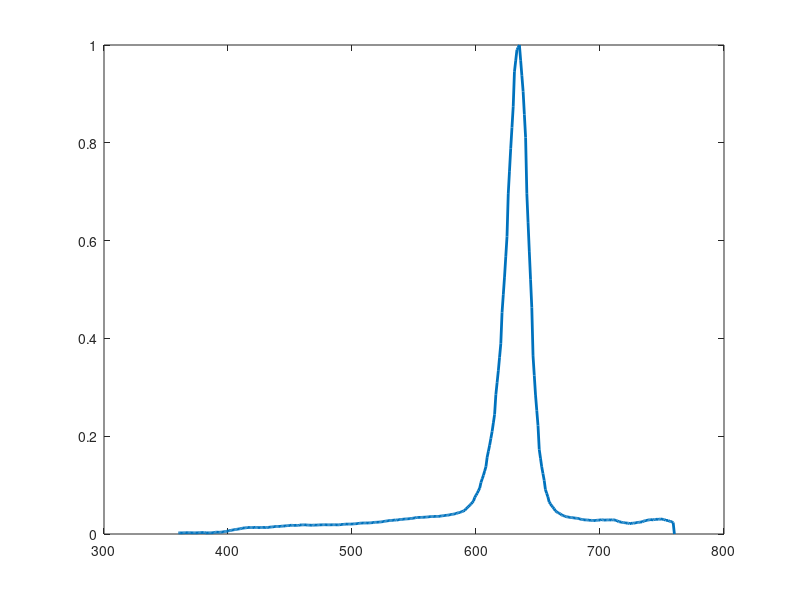
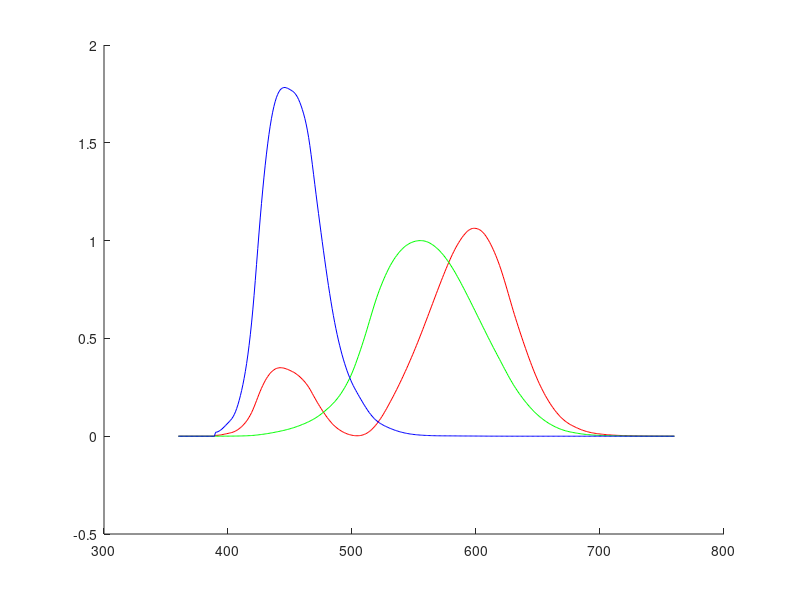
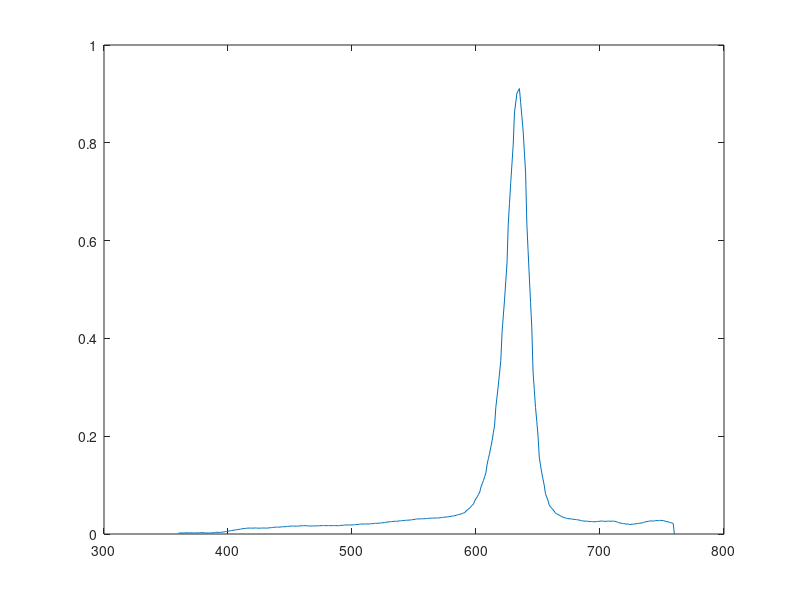

The MATLAB script that drew these images, in order:
close all
clear all
clc

input=importdata('red_LED.txt');
cmf1=importdata('xyz_cmf.txt');

figure(1)
plot(input(:,1),input(:,2),'LineWidth',2)

xcmf=spline(cmf1(:,1),cmf1(:,2),input(:,1));
xcmf(input(:,1) < min(cmf1(:,1)))=0;
xcmf(input(:,1) > max(cmf1(:,1)))=0;

ycmf=spline(cmf1(:,1),cmf1(:,3),input(:,1));
ycmf(input(:,1) < min(cmf1(:,1)))=0;
ycmf(input(:,1) > max(cmf1(:,1)))=0;

zcmf=spline(cmf1(:,1),cmf1(:,4),input(:,1));
zcmf(input(:,1) < min(cmf1(:,1)))=0;
zcmf(input(:,1) > max(cmf1(:,1)))=0;

figure(2)
hold on
plot(input(:,1),xcmf,'r')
plot(input(:,1),ycmf,'g')
plot(input(:,1),zcmf,'b')
hold off

s=input(:,2);
%snorm=(s-min(s))./(max(s)-min(s))%s./(sum(s)/size(s,1));
%s=snorm;

%X=sum(xcmf.*s)/size(s,1)
X=683*sum(s.*xcmf.*(input(2,1)-input(1,1)))
%k=100/sum(s.*ycmf.*(input(2,1)-input(1,1)))
%X=k*sum(s.*xcmf.*(input(2,1)-input(1,1)))

%Y=sum(ycmf.*s)/size(s,1)
Y=683*sum(s.*ycmf.*(input(2,1)-input(1,1)))
%Y=k*sum(s.*ycmf.*(input(2,1)-input(1,1)))

%Z=sum(zcmf.*s)/size(s,1)
Z=683*sum(s.*zcmf.*(input(2,1)-input(1,1)))
%Z=k*sum(s.*zcmf.*(input(2,1)-input(1,1)))

lux=65;
alpha=lux/683*sum(s.*ycmf.*(input(2,1)-input(1,1)))
s=alpha*s

figure(3)
plot(input(:,1),s)
% XYZ_factor=100/Y;
% X=XYZ_factor*X
% Y=XYZ_factor*Y
% Z=XYZ_factor*Z

% X=trapz(input(:,1),xcmf.*s)
% Y=trapz(input(:,1),ycmf.*s)
% Z=trapz(input(:,1),zcmf.*s)

%check validity
x=X/(X+Y+Z)
y=Y/(X+Y+Z)

% Y=100;
% X=x*Y/y;
% Z=(1-x-y)*Y/y;

% xe=.3366;
% ye=.1735;
% A0=-949.86315;
% A1=6253.80338;
% t1=.92159;
% A2=28.70599;
% t2=.20039;
% A3=.00004;
% t3=.07125;
% n=(x-xe)/(y-ye);
% 
% CCT=A0+A1*exp(-n/t1)+A2*exp(-n/t2)+A3*exp(-n/t3)

%M=[.41847 -.15866 -.082835;-.091169 .25243 .015708; .0009209 -.00254998 .17860];
% M=[2.6422874 -1.2234270 -0.3930143;...
% -1.1119763  2.0590183  0.0159614;...
%  0.0821699 -0.2807254  1.4559877]

% M=[ 1.9099961 -0.5324542 -0.2882091;...
% -0.9846663  1.9991710 -0.0283082;...
%  0.0583056 -0.1183781  0.8975535]
% RGB=M*[X;Y;Z]

%RGB=255*RGB/max(RGB)

% T=(1/.177697)*[.49 .31 .2;.17697 .81240 .01063; 0 .01 .99];
% test=T*RGB;
% test_s=ones(1,1,3);
% test_s(:,:,1)=R;
% test_s(:,:,2)=G;
% test_s(:,:,3)=B;
% figure(3)
% image(test_s)
% 
% R_50=R*255;
% G_150=G*255;
% B_255=B*255;

%R=1.16*R.^(1/3)-.16
%G=1.16*G.^(1/3)-.16
%B=1.16*B.^(1/3)-.16